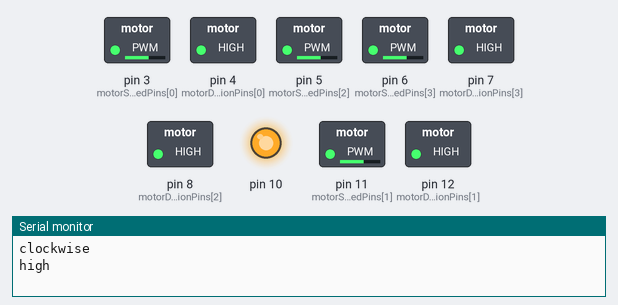
This sketch was run on a simulated Arduino Uno, built with avr-gcc and run on an emulated ATmega328P. Shown: switched loads named in the sketch (green lamp = pin HIGH), output pins drawn as LEDs (lit = HIGH), the last lines printed to the serial monitor.

Above: at 0.05 s.
At 9.95 s:
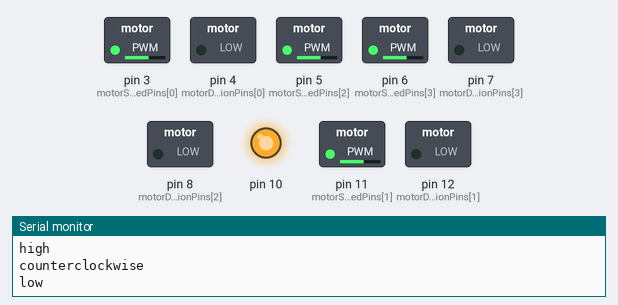
Timing chart, 0 to 11.5 s (numbered marks = the images above):
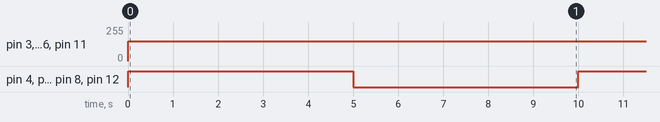

The sketch:

Move_four_motors_clockwise_countercc.ino
```cpp
/*
 * Author: Q Gallant
 * Date: 2023-11-08
 * Version: 1.0
 * Description: This program controls four motors using an Arduino. It sets the direction and speed of each motor,
 * and alternates between running the motors forward and in reverse every 5 seconds.
 */

// Arrays to hold the pins for motor direction and speed. An array is a collection of items (in this case, pin numbers) stored at contiguous memory locations.
const int motorDirectionPins[4] = {4, 12, 8, 7};  //array for the pins that set the direction
const int motorSpeedPins[4] = {3, 11, 5, 6};  //array for the pins that control the speed

void setup() {
  // Initialize serial communication at 115200 bps:
  Serial.begin(115200);

  // Set motor direction and speed pins as OUTPUT
  // The 'for' loop is used to repeat a block of code for a certain number of times. In this case, it repeats 4 times, once for each motor.
  for (int i = 0; i < 4; i++) {
    pinMode(motorDirectionPins[i], OUTPUT); // Set the direction pin for motor[i] as OUTPUT
    pinMode(motorSpeedPins[i], OUTPUT); // Set the speed pin for motor[i] as OUTPUT
    pinMode(10, OUTPUT);
    digitalWrite(10, HIGH);
  }
}

void loop() {
  // Run motors forward
  // Again, we use a 'for' loop to repeat the block of code for each motor.
  for (int i = 0; i < 4; i++) {
    digitalWrite(motorDirectionPins[i], HIGH); // Set direction to forward for motor[i]
    analogWrite(motorSpeedPins[i], 150); // Set speed to 150 (out of 255) for motor[i]
  }
  Serial.println("clockwise"); // Print direction to serial monitor
  Serial.println("high"); // Print speed to serial monitor
  delay(5000); // Wait for 5 seconds

  // Run motors in reverse
  // We use another 'for' loop to repeat the block of code for each motor.
  for (int i = 0; i < 4; i++) {
    digitalWrite(motorDirectionPins[i], LOW); // Set direction to reverse for motor[i]
    analogWrite(motorSpeedPins[i], 150); // Set speed to 150 (out of 255) for motor[i]
  }
  Serial.println("counterclockwise"); // Print direction to serial monitor
  Serial.println("low"); // Print speed to serial monitor
  delay(5000); // Wait for 5 seconds
}
```

Measured:
- by itself, pin 3 (motorSpeedPins[0]), pin 5 (motorSpeedPins[2]), pin 6 (motorSpeedPins[3]), pin 11 (motorSpeedPins[1]): 0/255 → 150/255 at 0.00 s
- by itself, pin 4 (motorDirectionPins[0]), pin 7 (motorDirectionPins[3]), pin 8 (motorDirectionPins[2]), pin 12 (motorDirectionPins[1]): alternates HIGH for 5.0 s and LOW for 5.0 s
